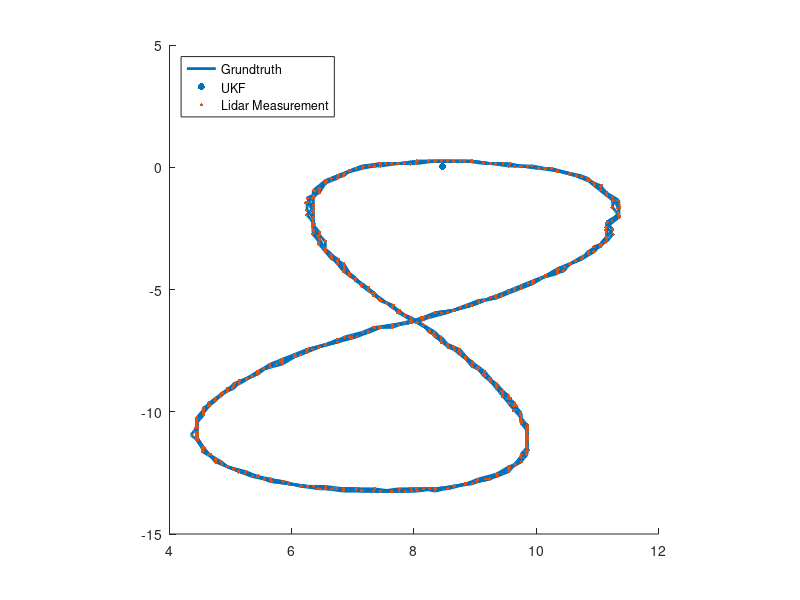

Write the MATLAB code that produced this figure. (Note: this script raises an error after producing the figure.)
%unscented kalman filter for radar and lidar measurement data fusion

clear all; clc;

dt = 0.1;
N=20; % Number of time steps for filter
% x(:,1) = [0; 0; 50; 50];


%%  Read measurements from a file 
%Data = hasilLidar;
%% Read Measurements from a csv file (or other formats) 
Data = csvread('Radar_Lidar_Data1.csv',1,1);
%Data = csvread('Radar_Lidar_Data2.csv',1,1);
Radar_Measurement = [];
Lidar_Measurement = [];
UKF_Path = [];
if (Data(1,1) == 1)
    x = [Data(1,2); Data(1,3); 0; 0];
else
    x = [Data(1,2); Data(1,3); Data(1,4); 0];
end
% Step 1:  Define UT Scaling parameters and weight vectors
L = 4;          % Size of state vector
alpha = 1;      % Primary scaling parameter 
beta = 2;       % Secondary scaling parameter (Gaussian assumption)
kappa = 0;      % Tertiary scaling parameter 
lambda = alpha^2*(L+kappa) - L;
% wm = ones(2*L + 1,1)*1/(2*(L+lambda)); 
wm=1/(2*(L+lambda));
wc = wm; 
wm(1) = lambda/(lambda+L);
wc(1) = lambda/(lambda+L) + 1 - alpha^2 + beta;
% Step 2:  Define noise assumptions
% Q = diag([0 0 4 4]); 
% R = diag([1 1]);
R = [[0.09, 0, 0];
      [0, 0.005, 0];
      [0, 0, 0.09]];
Q = [(dt^2)/4 0 (dt^3)/2 0;
     0 (dt^2)/4 0 (dt^3)/2;
     (dt^3/2) 0 (dt^2) 0;
     0 (dt^3)/2 0 (dt^2)];
P0 = eye(4,4);
F = [[1, 0, dt, 0];
     [0, 1, 0, dt];
     [0, 0, 1, 0];
     [0, 0, 0, 1]];%matrix transition
 P = P0;     % Set first value of P to the initial P0 
 sP = chol(P,'lower');
chi_p = [x, x*ones(1,L)+sqrt(L+lambda)*sP, ...        
        x*ones(1,L)-sqrt(L+lambda)*sP];
 %% Assuming that the velocity is constant (zero acceleration )
u = 0;
B = [(dt^2)/2 (dt^2)/2 dt dt]';
% H=[1 0 0 0;0 1 0 0];%
  H= [[0, 0, 0, 0];
                     [0,0, 0, 0];
                     [0, 0, 1, 0]];%MEASUREMENT MATRIX
               

for k = 2:N 
for n = 1:length(Data)
    
    if (Data(n,1) == 2)
        chi_m = F*chi_p; % Propagate each sigma-point through prediction
         x_m = chi_m*wm;   % Calculate mean of predicted state    
         P_m = Q;% Calculate covariance of predicted state 
          for i = 1:2*L+1    
        P_m = P_m + wc*(chi_m(:,i) - x_m(:,i))*(chi_m (:,i)- x_m(:,i))';   
          end 
           %measurement update
        Z = Data(n,2:4);
        X = Z(1)*cos(Z(2));
        Y = Z(1)*sin(Z(2));
        VX = Z(3)*cos(Z(2));
        VY = Z(3)*sin(Z(2));
        Z_Car = [X; Y; VX; VY];
        y = Z' - (H * Z_Car);
%    psi_m =[1 0 0 0;0 1 0 0]*chi_m ;
y_m = y*wm; % Calculate mean of predicted output 
% Calculate covariance of predicted output  
      % and cross-covariance between state and output
  Pyy = R;   
      Pxy = zeros(L,1);   
      for i = 1:2*L+1     
          Pyy = Pyy + wc*(y - y_m)*(y- y_m)';     
          Pxy =  wc*(chi_m(:,i) - x_m(:,i))*(y- y_m)';   
      end 
%        K = Pxy/Pyy;% Calculate Kalman gain 
%        x(:,k)=x_m(:,4)+K*y;% Update state estimate
%        P = P_m - K*Pyy*K';% Update covariance estimate
%        UKF_Path = [UKF_Path;[x(1),x(2)]];
%        Radar_Measurement = [Radar_Measurement; Data(n,2:4)];
    else
         chi_m = F*chi_p;
         x_m = chi_m*wm;  
         P_m = Q;
          for i = 1:2*L+1    
        P_m = P_m + wc*(chi_m(:,i) - x_m(:,i))*(chi_m(:,i) - x_m(:,i))';   
          end 
           %measurement update
        Z = Data(n,2:4);
        X = Z(1)*cos(Z(2));
        Y = Z(1)*sin(Z(2));
        VX = Z(3)*cos(Z(2));
        VY = Z(3)*sin(Z(2));
        Z_Car = [X; Y; VX; VY];
        y = transpose(Z) - (H * Z_Car);
    psi_m =[1 0 0 0;0 1 0 0]*chi_m ;
y_m = y*wm; 
  Pyy = R;   
      Pxy = zeros(L,2);   
      for i = 1:2*L+1     
           Pyy = Pyy + wc*(y - y_m)*(y - y_m)';     
          Pxy =  wc*(chi_m(:,i) - x_m(:,i))*(y- y_m)';   
      end 
        K = Pxy/Pyy;
%         x(:,k) =X+K*y;

         x(:,k) =x_m(:,4)+K*y;
        P = P_m - K*Pyy*K';
         UKF_Path = [UKF_Path;[x(1),x(2)]];
        Lidar_Measurement = [Lidar_Measurement; Data(n,2:3)];
    end
end
end
%for i = 1:length(Radar_Measurement)
%    Radar_Measurement_Cart(i,:) = [[Radar_Measurement(i,1),0];[0, Radar_Measurement(i,1)]]*[cos(Radar_Measurement(i,2));sin(Radar_Measurement(i,2))];
%end

hold on;

plot(Data(:,6),Data(:,7),'linewidth', 2);
scatter(UKF_Path(:,1),UKF_Path(:,2),25,'filled','r');
scatter(Lidar_Measurement(:,1),Lidar_Measurement(:,2),5,'filled','blue');
%scatter(Radar_Measurement_Cart(:,1),Radar_Measurement_Cart(:,2),5,'filled','g');

legend('Grundtruth','UKF ','Lidar Measurement','Radar Measurement','Location','northwest');
axis square;
hold off;
axis square;
hold off;
RMSE_Px=rmse(UKF_Path(1,:),Lidar_Measurement(1,:));
RMSE_Py=rmse(UKF_Path(2,:),Radar_Measurement_Cart(2,:))